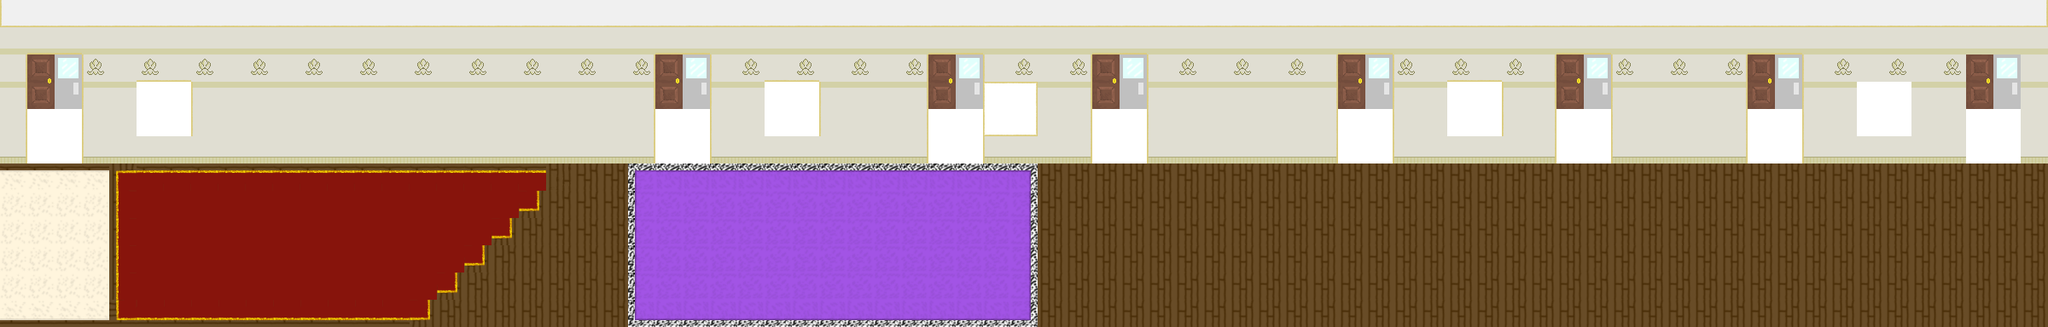

This game map was drawn from its Tiled (.tmx) file and the tilesets committed beside it. A one-line description and the trimmed map source follow:
An orthogonal 75x12 tile map with 32x32 px tiles, 3 tile layers (Tile Layer 3, Tile Layer 1, Tile Layer 2), 3 tilesets and 74 objects.

<map version="1.0" orientation="orthogonal" renderorder="right-down" width="75" height="12" tilewidth="32" tileheight="32" nextobjectid="224">
 <tileset firstgid="1" name="FLOOR THINGS " tilewidth="32" tileheight="32" tilecount="784" columns="28">
  <image source="combined tiles.png" width="900" height="900" />
 </tileset>
 <tileset firstgid="785" name="TO THE WINDOW -- TO THE WALL" tilewidth="32" tileheight="32" tilecount="16" columns="4">
  <image source="combined walls.png" width="128" height="128" />
  <terraintypes>
   <terrain name="New Terrain" tile="-1" />
  </terraintypes>
 </tileset>
 <tileset firstgid="801" name="EXTRA" tilewidth="32" tileheight="32" tilecount="1419" columns="43">
  <image source="combined extra.png" width="1388" height="1082" />
 </tileset>
 <layer name="Tile Layer 3" width="75" height="12">
  <data>[900 cells, 12 non-empty, 1 distinct tile ids]</data>
 </layer>
 <layer name="Tile Layer 1" width="75" height="12">
  <data>[900 cells, 900 non-empty, 34 distinct tile ids]</data>
 </layer>
 <layer name="Tile Layer 2" width="75" height="12">
  <data>[900 cells, 254 non-empty, 8 distinct tile ids]</data>
 </layer>
 <objectgroup color="#ff0000" name="fire">
  <object id="143" x="172" y="226">
   <ellipse />
  </object>
  <object id="144" x="168" y="281">
   <ellipse />
  </object>
  <object id="145" x="164" y="333">
   <ellipse />
  </object>
  <object id="150" x="734" y="275">
   <ellipse />
  </object>
  <object id="159" x="1139" y="227">
   <ellipse />
  </object>
  <object id="160" x="1137" y="328">
   <ellipse />
  </object>
  <object id="161" x="1195" y="264">
   <ellipse />
  </object>
  <object id="162" x="1072" y="271">
   <ellipse />
  </object>
  <object id="163" x="1538" y="221">
   <ellipse />
  </object>
  <object id="164" x="1645" y="268">
   <ellipse />
  </object>
  <object id="165" x="1760" y="317">
   <ellipse />
  </object>
  <object id="166" x="1764" y="224">
   <ellipse />
  </object>
  <object id="167" x="1902" y="291">
   <ellipse />
  </object>
  <object id="168" x="1502" y="285">
   <ellipse />
  </object>
  <object id="170" x="1632" y="344">
   <ellipse />
  </object>
  <object id="178" x="2076" y="360">
   <ellipse />
  </object>
  <object id="179" x="2074" y="213">
   <ellipse />
  </object>
  <object id="180" x="2115" y="263">
   <ellipse />
  </object>
  <object id="181" x="2118" y="303">
   <ellipse />
  </object>
  <object id="182" x="2146" y="219">
   <ellipse />
  </object>
  <object id="183" x="2154" y="348">
   <ellipse />
  </object>
  <object id="185" x="256" y="238">
   <ellipse />
  </object>
  <object id="186" x="255" y="296">
   <ellipse />
  </object>
  <object id="187" x="253" y="343">
   <ellipse />
  </object>
  <object id="188" x="405" y="200">
   <ellipse />
  </object>
  <object id="190" x="400" y="369">
   <ellipse />
  </object>
  <object id="192" x="580" y="239">
   <ellipse />
  </object>
  <object id="194" x="543" y="296">
   <ellipse />
  </object>
  <object id="195" x="610" y="296">
   <ellipse />
  </object>
  <object id="199" x="739" y="365">
   <ellipse />
  </object>
  <object id="200" x="809" y="341">
   <ellipse />
  </object>
  <object id="201" x="865" y="241">
   <ellipse />
  </object>
  <object id="202" x="999" y="308">
   <ellipse />
  </object>
  <object id="203" x="1366" y="233">
   <ellipse />
  </object>
  <object id="204" x="1364" y="297">
   <ellipse />
  </object>
  <object id="205" x="1364" y="346">
   <ellipse />
  </object>
  <object id="207" x="1533" y="353">
   <ellipse />
  </object>
  <object id="208" x="1760" y="361">
   <ellipse />
  </object>
  <object id="209" x="2109" y="213">
   <ellipse />
  </object>
  <object id="210" x="2112" y="343">
   <ellipse />
  </object>
  <object id="211" x="2156" y="263">
   <ellipse />
  </object>
  <object id="212" x="2157" y="305">
   <ellipse />
  </object>
  <object id="218" x="2203" y="207">
   <ellipse />
  </object>
  <object id="219" x="2202" y="364">
   <ellipse />
  </object>
  <object id="220" x="2204" y="281">
   <ellipse />
  </object>
  <object id="221" x="1216" y="352">
   <ellipse />
  </object>
  <object id="222" x="1280" y="288">
   <ellipse />
  </object>
  <object id="223" x="1328" y="240">
   <ellipse />
  </object>
 </objectgroup>
 <objectgroup color="#ce6700" name="debris">
  <object id="146" x="410" y="224">
   <ellipse />
  </object>
  <object id="147" x="406" y="287">
   <ellipse />
  </object>
  <object id="148" x="401" y="344">
   <ellipse />
  </object>
  <object id="149" x="734" y="226">
   <ellipse />
  </object>
  <object id="151" x="732" y="324">
   <ellipse />
  </object>
  <object id="152" x="787" y="275">
   <ellipse />
  </object>
  <object id="153" x="1208" y="220">
   <ellipse />
  </object>
  <object id="154" x="1133" y="276">
   <ellipse />
  </object>
  <object id="155" x="1075" y="337">
   <ellipse />
  </object>
  <object id="156" x="1070" y="214">
   <ellipse />
  </object>
  <object id="158" x="1205" y="317">
   <ellipse />
  </object>
  <object id="171" x="1571" y="299">
   <ellipse />
  </object>
  <object id="172" x="1742" y="269">
   <ellipse />
  </object>
  <object id="173" x="1659" y="215">
   <ellipse />
  </object>
  <object id="174" x="1894" y="339">
   <ellipse />
  </object>
  <object id="175" x="1920" y="226">
   <ellipse />
  </object>
  <object id="176" x="2074" y="245">
   <ellipse />
  </object>
  <object id="177" x="2076" y="314">
   <ellipse />
  </object>
  <object id="196" x="574" y="347">
   <ellipse />
  </object>
  <object id="197" x="958" y="240">
   <ellipse />
  </object>
  <object id="198" x="900" y="317">
   <ellipse />
  </object>
  <object id="213" x="1426" y="334">
   <ellipse />
  </object>
  <object id="216" x="2208" y="247">
   <ellipse />
  </object>
  <object id="217" x="2204" y="321">
   <ellipse />
  </object>
 </objectgroup>
 <objectgroup color="#00aa00" name="end">
  <object id="184" x="2366" y="287">
   <ellipse />
  </object>
 </objectgroup>
 <objectgroup name="streetbound">
  <object id="142" x="-1" y="193">
   <polyline points="0,0 0,188 2400,189 2400,-3 2,-2" />
  </object>
 </objectgroup>
</map>